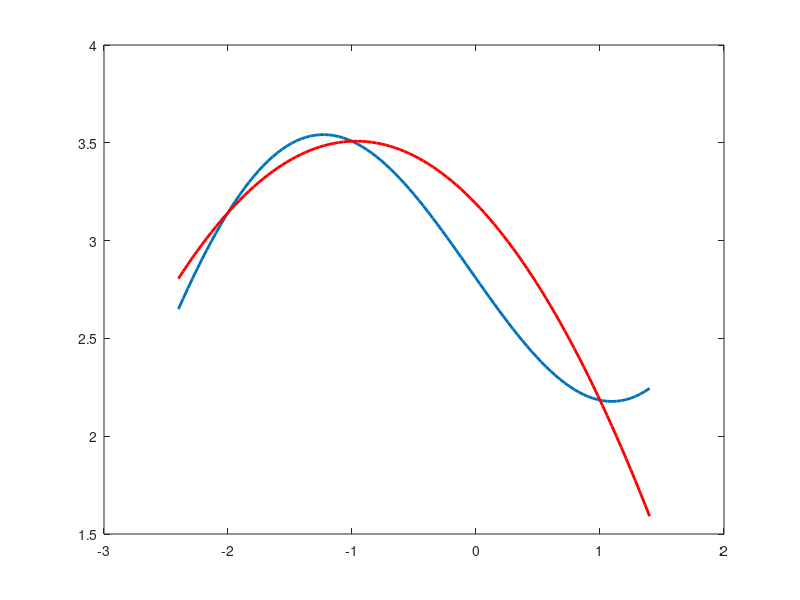

The MATLAB script that drew this image:

clear

f = inline('(2.+0.001*807)*exp(x/6.)-(0.5+0.001*807)*sin(pi*x/3.)','x');  % COMPLETE THIS LINE

x = [-2 -1 1];
n = length(x)-1;

fval = zeros(1,n+1);

% Now get the function-values for the given data-points (or they could be read in, instead)

for i = 1:(n+1)
  fval(i) = f(x(i));
end


% Calculate the coefficients of the Lagrange polynomials based on the points in the vector x

L = zeros(n+1,n+1);

for k = 1:(n+1)
  V=1;
  for j=1:(n+1)
    if (k ~=j)
      V = conv(V,poly(x(j)))/(x(k)-x(j));
    end  
  end
  L(k,:) = V;
end


% Now we can calculate the coefficients of the interpolating polynomial

C = fval*L;



% Calculate the data for the two plots

m = 100;
lower = min(x) - 0.4;
upper = max(x) + 0.4;
diff = upper - lower;

h = diff / m;

xx = zeros(m+1,1);
true_f = xx;
f_interp = xx;

for i = 1:(m+1)
  xx(i) = lower + (i-1)*h;
  true_f(i) = f(xx(i));
  f_interp(i) = polyval(C,xx(i));
end

plot(xx,true_f,'LineWidth',2);

hold on;

plot(xx,f_interp,'-r','LineWidth',2);

